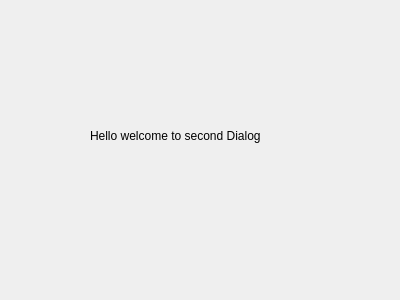
<?xml version="1.0" encoding="UTF-8"?>
<ui version="4.0">
 <class>infoDialog</class>
 <widget class="QDialog" name="infoDialog">
  <property name="geometry">
   <rect>
    <x>0</x>
    <y>0</y>
    <width>400</width>
    <height>300</height>
   </rect>
  </property>
  <property name="windowTitle">
   <string>Dialog</string>
  </property>
  <widget class="QLabel" name="label">
   <property name="geometry">
    <rect>
     <x>90</x>
     <y>120</y>
     <width>191</width>
     <height>31</height>
    </rect>
   </property>
   <property name="text">
    <string>Hello welcome to second Dialog</string>
   </property>
  </widget>
 </widget>
 <resources/>
 <connections/>
</ui>
